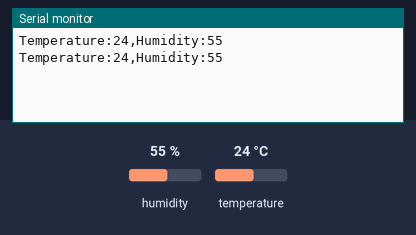
Recording of a sketch running on a simulated Arduino Uno, built with avr-gcc and run on an emulated ATmega328P. Shown: the last lines printed to the serial monitor. Inputs (shaded band) come from the test bench; at power-on: humidity 55 %, temperature 24 °C.

Above: at 1.3 s.
1.4 s: humidity set to 22 %
At 1.9 s:
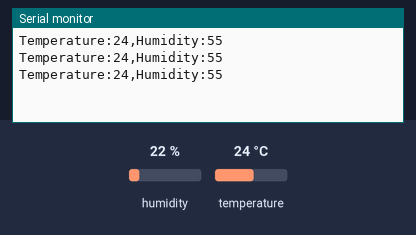
2.9 s: temperature set to 12 °C
At 3.6 s:
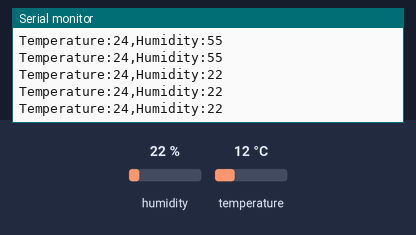
4.4 s: humidity set to 40 %
At 5.1 s:
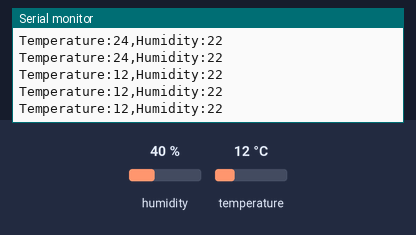
Timing chart, 0 to 7.4 s (numbered marks = the images above; inputs shaded):
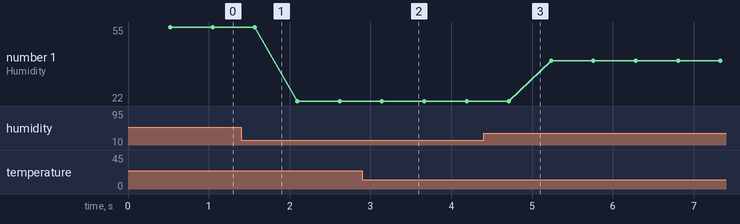

Measured:
- plotted number 1: 55 → 22 after the input at 1.4 s, 22 → 40 after the input at 4.4 s

The sketch:

Lab6PartA.ino
```cpp
// Student Name: Vasukumar Patel
// Student Number: 041153940

#include <DHT11.h>

DHT11 dht11(15);

void setup() {

    Serial.begin(9600);

    dht11.setDelay(500);

}

void loop() {

    int temperature, humidity;

    int result = dht11.readTemperatureHumidity(temperature, humidity);

    if (result == 0) {
        Serial.print("Temperature:");
        Serial.print(temperature);
        Serial.print(",Humidity:");
        Serial.println(humidity);
    } else {
        Serial.println(DHT11::getErrorString(result));
    }

}
```
